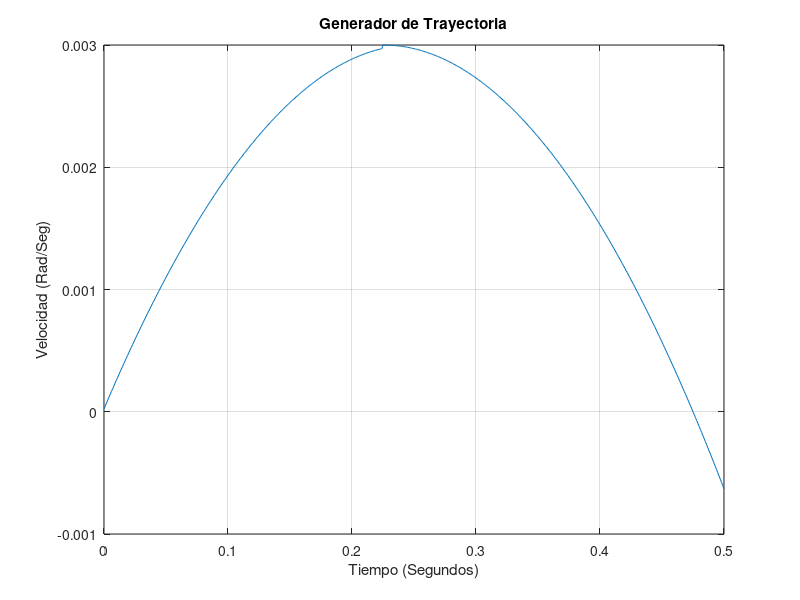

This chart was generated by the following MATLAB code:
clear; 
Fs = 1000;                       % Sampling frequency
T = 1/Fs;                        % Sample time
Tf = 500;                        % miliseconds
t = (0:Tf) * T;                  % Time vector (milisecons)
PosInicial = 0;
PosFinal = 1;
a0 = PosInicial;
a1 = 0;
a2 = (3/(Tf)^2) * (PosFinal - PosInicial);
a3 = -(2/(Tf)^3)*(PosFinal-PosInicial);
aux = Tf/2;

Frenado = 225;


for K = 1:length(t)
    pos(K)  = a0 + a1 * K + a2 * K^2 + a3 * K^3;
    acel(K) = (2 * a2) + (6 * a3) * K;
    
% Arranque    
  if(K <= (Tf/2)) 
      vel(K)  = a1 + (2 * a2) * K + (3 * a3) * K^2
  end
  
%Velocidad constante  
  if(K > (Tf/2) && K <= Frenado)
      vel(K)  = 0.003; 
  end
  
%Frenado  
  if(K > Frenado)    
     vel(K)  = a1 + (2 * a2) * aux + (3 * a3) * aux^2;
     aux = aux + 1;
  end
   
end

%subplot(2,2,1);
%plot(t,pos);
%grid on;
%title('Generador de Trayectoria');
%ylabel('Posicion (Grados)');
%xlabel('Tiempo (Segundos)');
%hold on;

%subplot(2,2,2);
plot(t,vel);
grid on;
title('Generador de Trayectoria');
ylabel('Velocidad (Rad/Seg)');
xlabel('Tiempo (Segundos)');
hold on;

%subplot(2,2,3);
%plot(t,acel);
%grid on;
%title('Generador de Trayectoria');
%ylabel('aceleracion(rad/seg^ 2)');
%xlabel('Tiempo (Segundos)');
%hold on;
